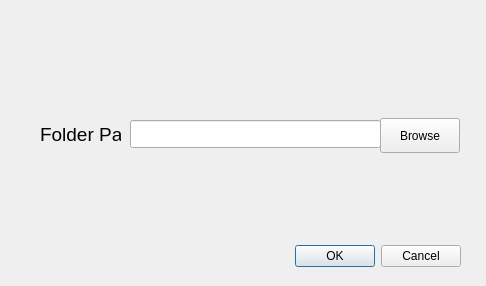
<?xml version="1.0" encoding="UTF-8"?>
<ui version="4.0">
 <class>addDataDialogBase</class>
 <widget class="QDialog" name="addDataDialogBase">
  <property name="geometry">
   <rect>
    <x>0</x>
    <y>0</y>
    <width>486</width>
    <height>286</height>
   </rect>
  </property>
  <property name="windowTitle">
   <string>adddata</string>
  </property>
  <widget class="QDialogButtonBox" name="button_box">
   <property name="geometry">
    <rect>
     <x>20</x>
     <y>241</y>
     <width>441</width>
     <height>31</height>
    </rect>
   </property>
   <property name="orientation">
    <enum>Qt::Horizontal</enum>
   </property>
   <property name="standardButtons">
    <set>QDialogButtonBox::Cancel|QDialogButtonBox::Ok</set>
   </property>
  </widget>
  <widget class="QLabel" name="label">
   <property name="geometry">
    <rect>
     <x>40</x>
     <y>124</y>
     <width>81</width>
     <height>20</height>
    </rect>
   </property>
   <property name="font">
    <font>
     <pointsize>14</pointsize>
    </font>
   </property>
   <property name="text">
    <string>Folder Path</string>
   </property>
  </widget>
  <widget class="QLineEdit" name="lineEdit">
   <property name="geometry">
    <rect>
     <x>130</x>
     <y>120</y>
     <width>251</width>
     <height>28</height>
    </rect>
   </property>
  </widget>
  <widget class="QPushButton" name="pushButton">
   <property name="geometry">
    <rect>
     <x>380</x>
     <y>118</y>
     <width>80</width>
     <height>35</height>
    </rect>
   </property>
   <property name="text">
    <string>Browse</string>
   </property>
  </widget>
 </widget>
 <resources/>
 <connections>
  <connection>
   <sender>button_box</sender>
   <signal>accepted()</signal>
   <receiver>addDataDialogBase</receiver>
   <slot>accept()</slot>
   <hints>
    <hint type="sourcelabel">
     <x>20</x>
     <y>20</y>
    </hint>
    <hint type="destinationlabel">
     <x>20</x>
     <y>20</y>
    </hint>
   </hints>
  </connection>
  <connection>
   <sender>button_box</sender>
   <signal>rejected()</signal>
   <receiver>addDataDialogBase</receiver>
   <slot>reject()</slot>
   <hints>
    <hint type="sourcelabel">
     <x>20</x>
     <y>20</y>
    </hint>
    <hint type="destinationlabel">
     <x>20</x>
     <y>20</y>
    </hint>
   </hints>
  </connection>
 </connections>
</ui>
